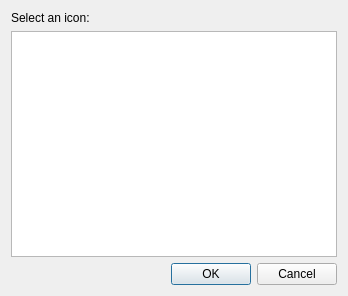
<?xml version="1.0" encoding="UTF-8"?>
<ui version="4.0">
 <class>CatalogIconSelectionDialog</class>
 <widget class="QWidget" name="CatalogIconSelectionDialog">
  <property name="geometry">
   <rect>
    <x>0</x>
    <y>0</y>
    <width>348</width>
    <height>296</height>
   </rect>
  </property>
  <property name="sizePolicy">
   <sizepolicy hsizetype="Fixed" vsizetype="Fixed">
    <horstretch>0</horstretch>
    <verstretch>0</verstretch>
   </sizepolicy>
  </property>
  <property name="minimumSize">
   <size>
    <width>348</width>
    <height>296</height>
   </size>
  </property>
  <property name="maximumSize">
   <size>
    <width>348</width>
    <height>296</height>
   </size>
  </property>
  <property name="windowTitle">
   <string>Select an Icon</string>
  </property>
  <layout class="QVBoxLayout" name="verticalLayout">
   <item>
    <widget class="QLabel" name="m_label">
     <property name="text">
      <string>Select an icon:</string>
     </property>
    </widget>
   </item>
   <item>
    <widget class="QListWidget" name="m_iconListWidget">
     <property name="showDropIndicator" stdset="0">
      <bool>false</bool>
     </property>
     <property name="movement">
      <enum>QListView::Static</enum>
     </property>
     <property name="viewMode">
      <enum>QListView::IconMode</enum>
     </property>
     <property name="uniformItemSizes">
      <bool>true</bool>
     </property>
     <property name="selectionRectVisible">
      <bool>true</bool>
     </property>
    </widget>
   </item>
   <item>
    <widget class="QDialogButtonBox" name="m_buttonBox">
     <property name="standardButtons">
      <set>QDialogButtonBox::Cancel|QDialogButtonBox::Ok</set>
     </property>
    </widget>
   </item>
  </layout>
 </widget>
 <resources/>
 <connections/>
</ui>
